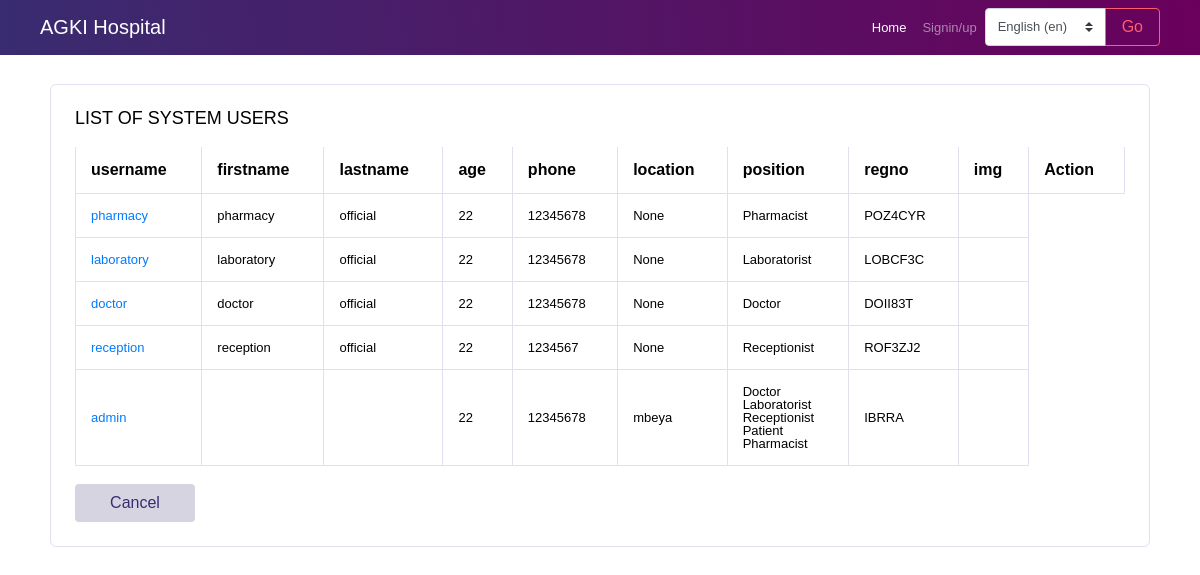
The page /userlist/ on the database its author committed.
### app/models.py (models this page shows, shortened)
class CustomUser(AbstractUser):
    phone = models.CharField(max_length=15, null=True,blank=True)
    location = models.CharField(max_length=30, null=True, blank=True)
    department = models.ForeignKey(Department, on_delete=models.CASCADE, null=True,blank=True)
    reg_no = models.CharField(max_length=10, unique=True)
    age = models.IntegerField(null=True)
    image = models.ImageField(upload_to ='media/',blank=True,null=True)
    is_doctor = models.BooleanField(default=False)
    is_laboratorist = models.BooleanField(default=False)
    is_receptionist = models.BooleanField(default=False)
    is_pharmacist = models.BooleanField(default=False)
    is_patient = models.BooleanField(default=True)

### app/views.py (the view)
# urls.py: path('userlist/', views.userlist,name='userlist'),
def userlist(request):
    x = CustomUser.objects.all().order_by('-id')
    context = {
        'x':x
    }
    return render(request,'app/userlist.html',context)

### app/templates/app/userlist.html (shortened to what this page needs)
{% extends 'app/base.html' %}
{%block content%}
<br>
<div class="container mt-5">
<div class="col-12 grid-margin stretch-card">
    <div class="card">
      <div class="card-body">
        <h4 class="card-title">LIST OF SYSTEM USERS</h4>
        <div class="table-responsive">
            {% if x %}
            <table class="table table-bordered">
                <thead>
                    <tr>
                        <th>username</th>
                        <th>firstname</th>
                        <th>lastname</th>
                        <th>age</th>
                        <th>phone </th>
                        <th>location</th>
                        <th>position</th>
                        <th>regno</th>
                        <th>img</th>
                        <th>Action</th>
                    </tr>
                </thead>
                <tbody>
                    {% for i in x %}
                    <tr>
                        <td><a href="{% url 'detailedUser' i.id %}">{{i.username}}</a></td>
                        <td>{{i.first_name}}</td>
                        <td>{{i.last_name}}</td>
                        <td>{{i.age}}</td>
                        <td>{{i.phone}}</td>
                        <td>{{i.location}}</td>
                        <td>
                            {% if i.is_doctor %}
                            Doctor <br>
                            {% endif %}
                            {% if i.is_laboratorist %}
                            Laboratorist<br>
                            {% endif %}
                            {% if i.is_receptionist %}
                            Receptionist<br>
                            {% endif %}
                            {% if i.is_patient %}
                            Patient<br>
                            {% endif %}
                            {% if i.is_pharmacist %}
                            Pharmacist<br>
                            {% endif %}
                        </td>
                        <td>{{i.reg_no}}</td>
                        <td>{{i.image}}</td>
                    </tr>
                    {% endfor %}
                </tbody>
            </table>
            {% else %}
            <br>
            <div class="alert alert-fill-primary" role="alert">
                <i class="fa fa-exclamation-triangle"></i>
                There! No USER yet
              </div>
            {% endif %}
        </div>
        <br>
        <a href="{% url 'home' %}"><button class="btn btn-inverse-primary btn-fw">Cancel</button></a>
    </div>
    </div>
</div>
</div>
{%endblock%}

### rows shown on the page
CustomUser: username "pharmacy", first_name "pharmacy", last_name "official", age "22", phone "12345678", location "None", is_pharmacist "Pharmacist", reg_no "POZ4CYR"
CustomUser: username "laboratory", first_name "laboratory", last_name "official", age "22", phone "12345678", location "None", is_laboratorist "Laboratorist", reg_no "LOBCF3C"
CustomUser: username "doctor", first_name "doctor", last_name "official", age "22", phone "12345678", location "None", is_doctor "Doctor", reg_no "DOII83T"
CustomUser: username "reception", first_name "reception", last_name "official", age "22", phone "1234567", location "None", is_receptionist "Receptionist", reg_no "ROF3ZJ2"
CustomUser: username "admin", age "22", phone "12345678", location "mbeya", is_doctor "Doctor", is_laboratorist "Laboratorist", is_receptionist "Receptionist", is_patient "Patient", is_pharmacist "Pharmacist", reg_no "IBRRA"

### other values the page prints
form field language "English (en)"
